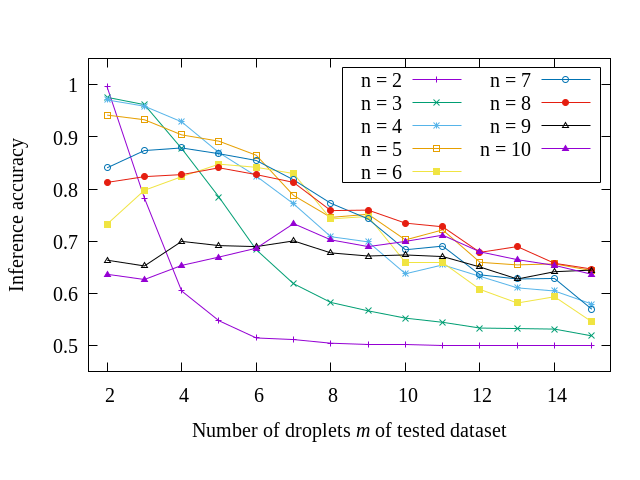

The gnuplot source for this figure:
set terminal pngcairo enhanced font 'Times New Roman,15'
set key right top box maxrows 5
set size ratio 0.6
set output "acc.png"
set xlabel 'Number of droplets {/Times-New-Roman:Italic=15 m} of tested dataset'
set ylabel 'Inference accuracy'
set ytics 0.5,0.1,1.0
set yrange[0.45:1.05]
set xrange[1.5:15.5]

plot "2.txt" using 2:3 title "n = 2" with linespoints, "3.txt" using 2:3 title "n = 3" with linespoints, "4.txt" using 2:3 title "n = 4" with linespoints, "5.txt" using 2:3 title "n = 5" with linespoints, "6.txt" using 2:3 title "n = 6" with linespoints, "7.txt" using 2:3 title "n = 7" with linespoints, "8.txt" using 2:3 title "n = 8" with linespoints, "9.txt" using 2:3 title "n = 9" with linespoints, "10.txt" using 2:3 title "n = 10" with linespoints